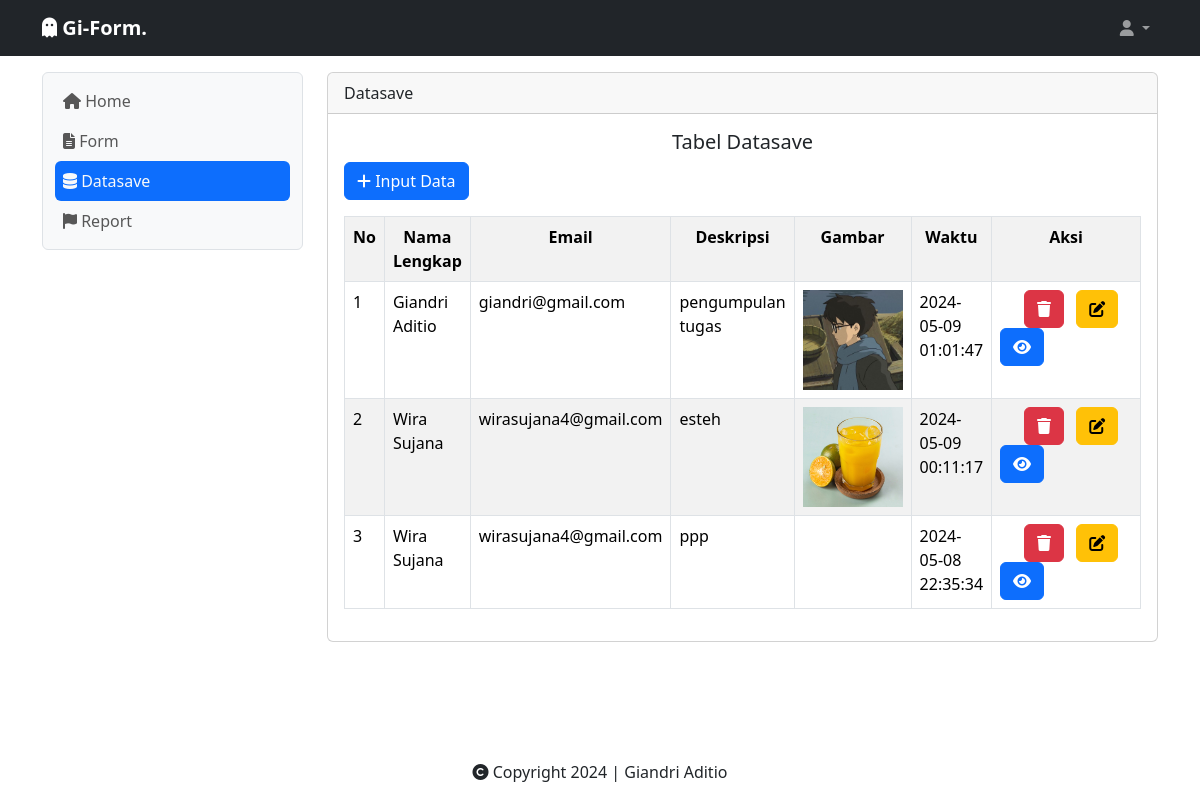
Screenshot of /index.php?x=datasave with the database file from the repository.
### tables this page shows
CREATE TABLE `crud` (
  `id` int NOT NULL,
  `nama_lengkap` varchar(255) NOT NULL,
  `email` varchar(255) NOT NULL,
  `deskripsi` text NOT NULL,
  `gambar` varchar(255) NOT NULL,
  `waktu_kumpul` timestamp NOT NULL
);

### datasave.php (the view, shortened to what this page needs)
<div class="col-lg mt-2">
  <div class="card text-start">
    <div class="card-header">
      Datasave
    </div>
    <div class="card-body">
      <h5 class="card-title text-center">Tabel Datasave</h5>
      <a href="index.php?x=form" class="btn btn-primary"><i class="fa-solid fa-plus"></i> Input Data </a>
      <table class="table table-striped table-hover table-bordered mt-3 col-lg">
        <tr class="text-center">
          <th>No</th>
          <th>Nama Lengkap</th>
          <th>Email</th>
          <th>Deskripsi</th>
          <th>Gambar</th>
          <th>Waktu</th>
          <th class=" col-3">Aksi</th>
        </tr>
        <?php
        $no = 1;
        $tampil = mysqli_query($koneksi, "SELECT *, DATE_FORMAT(waktu_kumpul, '%Y-%m-%d %H:%i:%s') AS formatted_date FROM crud ORDER BY waktu_kumpul DESC");
        while ($data = mysqli_fetch_array($tampil)) :
        ?>
          <tr>
            <td><?= $no ?></td>
            <td><?= htmlspecialchars($data['nama_lengkap']) ?></td>
            <td><?= htmlspecialchars($data['email']) ?></td>
            <td><?= htmlspecialchars($data['deskripsi']) ?></td>
            <td><img src="img/<?= htmlspecialchars($data['gambar']) ?>" height="100" alt=""></td>
            <td><?= $data['formatted_date'] ?></td>
            <td>
              <a data-bs-toggle="modal" data-bs-target="#modalhapus<?= $no ?>" class="btn btn-danger ms-4 me-2"><i class="fa-solid fa-trash"></i></a>
              <a data-bs-toggle="modal" data-bs-target="#modalubah<?= $no ?>" class="btn btn-warning me-2"><i class="fa-solid fa-pen-to-square"></i></a>
              <a data-bs-toggle="modal" data-bs-target="#modaldetail<?= $no ?>" class="btn btn-primary"><i class="fa-solid fa-eye"></i></a>
            </td>
          </tr>
        <?php
          $no++;
        endwhile; ?>
      </table>
    </div>
  </div>
</div>

### index.php (shortened to what this page needs)
<?php
include "connect.php";
?>
<!DOCTYPE html>
<html lang="en">
<head>
  <link rel="stylesheet" href="https://cdnjs.cloudflare.com/ajax/libs/font-awesome/6.5.2/css/all.min.css" />
  <link href="https://cdn.jsdelivr.net/npm/bootstrap@5.3.3/dist/css/bootstrap.min.css" rel="stylesheet">
</head>
<body>
  <?php include 'navbar.php'; ?>
  <div class="container-lg">
    <div class="row">
      <?php include 'sidebar.php'; ?>
      <?php
      if (isset($_GET['x']) && $_GET['x'] == 'home') {
        include "home.php";
      } elseif (isset($_GET['x']) && $_GET['x'] == 'form') {
        include "form.php";
      } elseif (isset($_GET['x']) && $_GET['x'] == 'datasave') {
        include "datasave.php";
      } elseif (isset($_GET['x']) && $_GET['x'] == 'report') {
        include "report.php";
      }
      ?>
    </div>
    <div class="fixed-bottom text-center mb-3">
      <i class="fa fa-copyright" aria-hidden="true"></i> Copyright 2024 | Giandri Aditio
    </div>
  </div>
</body>
</html>

### navbar.php (shortened to what this page needs)
<nav class="navbar navbar-expand navbar-dark bg-dark mb-2">
  <div class="container-lg">
    <a class="navbar-brand p-0 fw-semibold" href="#">
      <i class="fa-solid fa-ghost"></i> Gi-Form.</a>
    <div class="collapse navbar-collapse justify-content-end" id="navbarNavDropdown">
      <ul class="navbar-nav">
        <li class="nav-item dropdown active">
          <a class="nav-link dropdown-toggle" href="#" id="navbarDropdownMenuLink" role="button" data-bs-toggle="dropdown" aria-expanded="false">
            <i class="fa-solid fa-user"></i>
          </a>
        </li>
      </ul>
    </div>
  </div>
</nav>

### sidebar.php (shortened to what this page needs)
<div class="col-lg-3">
  <nav class="navbar navbar-expand-lg bg-light rounded border mt-2">
    <div class="container-fluid">
      <div class="offcanvas offcanvas-start w-20" tabindex="-1" id="offcanvasNavbar" aria-labelledby="offcanvasNavbarLabel" style="width: 250px;">
        <div class="offcanvas-body">
          <ul class="navbar-nav nav-pills flex-column justify-content-end flex-grow-1 ">
            <li class="nav-item">
              <a class="nav-link ps-2 <?php echo (isset($_GET['x']) && $_GET['x'] == 'home') ? 'active link-light' : 'link dark'; ?>" aria-current="page" href="index.php?x=home"> <i class="fa-solid fa-house"></i> Home</a>
            </li>
            <li class="nav-item">
              <a class="nav-link ps-2 <?php echo (isset($_GET['x']) && $_GET['x'] == 'form') ? 'active link-light' : 'link dark'; ?>" href="index.php?x=form"><i class="fa-solid fa-file-lines"></i> Form</a>
            </li>
            <li class="nav-item">
              <a class="nav-link ps-2 <?php echo (isset($_GET['x']) && $_GET['x'] == 'datasave') ? 'active link-light' : 'link dark'; ?>" href="index.php?x=datasave"><i class="fa-solid fa-database"></i> Datasave</a>
            </li>
            <li class="nav-item">
              <a class="nav-link ps-2 <?php echo (isset($_GET['x']) && $_GET['x'] == 'report') ? 'active link-light' : 'link dark'; ?>" href="index.php?x=report"><i class="fa-solid fa-flag"></i> Report</a>
            </li>
          </ul>
        </div>
      </div>
    </div>
  </nav>
</div>

### rows the page displays
crud: nama_lengkap "Giandri Aditio", email "giandri@gmail.com", deskripsi "pengumpulan tugas", gambar (picture), formatted_date "2024-05-09 01:01:47"
crud: nama_lengkap "Wira Sujana", email "wirasujana4@gmail.com", deskripsi "esteh", gambar (picture), formatted_date "2024-05-09 00:11:17"
crud: nama_lengkap "Wira Sujana", email "wirasujana4@gmail.com", deskripsi "ppp", formatted_date "2024-05-08 22:35:34"
